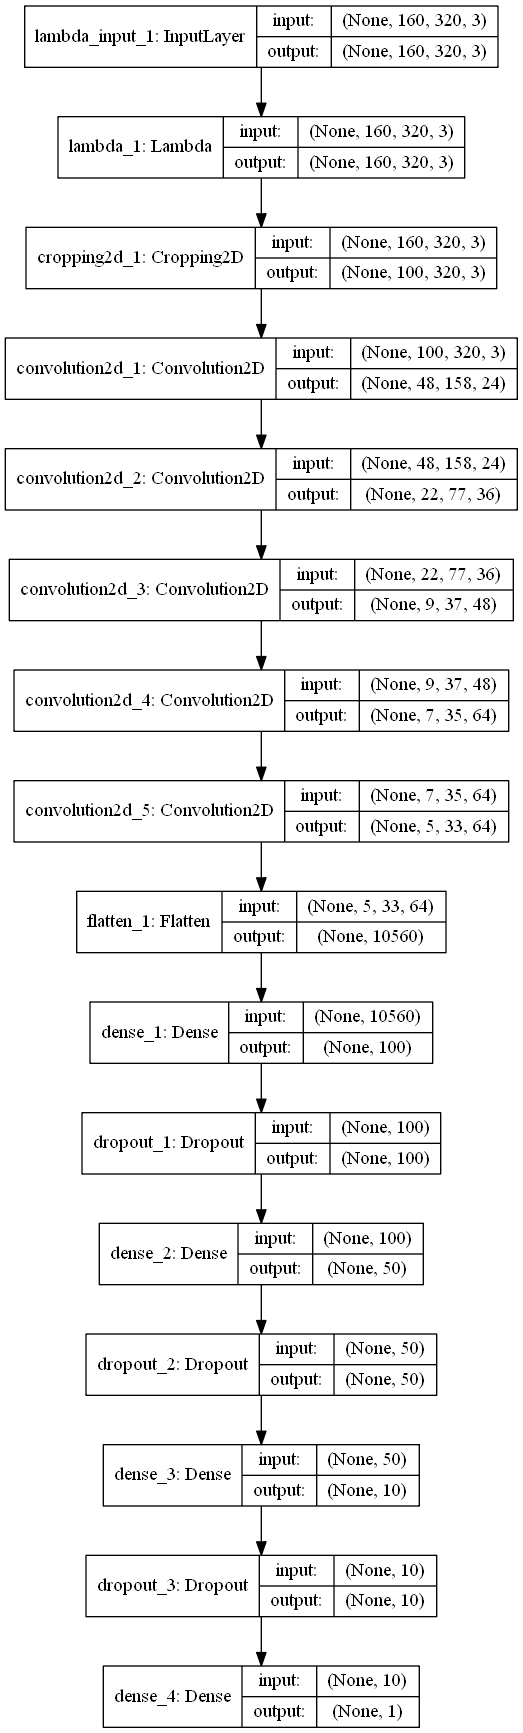

Here is the Python script that generated this plot:
import csv
import cv2
import numpy as np
import sklearn
import matplotlib.pyplot as plt
from keras.models import Sequential, Model
from keras.layers import Flatten, Dense, Lambda, Cropping2D, Convolution2D, Dropout, ELU
from keras.callbacks import ModelCheckpoint, Callback
from sklearn.model_selection import train_test_split
from sklearn.utils import shuffle

def saveImage(img, filename='image'):
    '''
    Utility function to save images for visualization.
    '''
    # opencv needs BGR colorspace
    cv2.imwrite(filename, cv2.cvtColor(img, cv2.COLOR_RGB2BGR))

def addDistortion(img):
    ''' 
    Method to add random brightness, shadows, and a shift in the horizon height.
    '''
    from skimage.exposure import adjust_gamma

    # add random brightness
    max_gamma = 0.1
    gamma = np.random.uniform(-1,1) * max_gamma + 1.0
    new_img = adjust_gamma(img, gamma)

    # add random shadow
    new_img = new_img.astype(float)
    h,w = new_img.shape[0:2]
    [top, bottom] = np.random.choice(np.arange(0,w,1), 2, replace=False)
    s = np.random.uniform(0.6,0.8)
    m = h / (bottom - top)
    b = -m * top
    for i in range(h):
        x = int((i - b) / m)
        if x < 0:
            x = 0
        if m > 0:
            new_img[i,:x,:] *= s
        else:
            new_img[i,x:,:] *= s

    # add random horizon shift
    h,w = new_img.shape[0:2]
    s = np.random.uniform(-15,15)
    M = np.float32([[1,0,0],[0,1,s]])
    new_img = cv2.warpAffine(new_img,M,(w,h))

    return new_img.astype(np.uint8)

def generator(data, batch_size=128):
    '''
    Method to generate data in parallel with training the network in batches.
    Random probablity to flip the image and angle as well as randomyl apply 
    distortion.
    '''
    num_samples = len(data)
    while 1: # Loop forever so the generator never terminates
        shuffle(samples)
        for offset in range(0, num_samples, batch_size):
            batch_samples = data[offset:offset+batch_size]

            images = []
            steering_angles = []
            for sample in batch_samples:

                # read in images randomly from center, left, or right cameras
                camera = np.random.randint(3)
                img = cv2.cvtColor(cv2.imread(sample[camera]), cv2.COLOR_BGR2RGB)
                steering = float(sample[3])

                # create adjusted steering measurements for the side camera images
                correction = 0.125 # this is a parameter to tune
                if camera == 1:
                    steering = steering + correction
                if camera == 2:
                    steering = steering - correction

                # randomly (50%) augment images and angles by flipping
                flip = np.random.randint(2)
                if flip == 0:
                    img = np.fliplr(img)
                    steering = -steering

                # randomly (50%) add distortion
                distort = np.random.randint(2)
                if distort == 0:
                    img = addDistortion(img)

                # add images and angles to data set
                images.append(img)
                steering_angles.append(steering)

            X_train = np.array(images)
            y_train = np.array(steering_angles)
            yield shuffle(X_train, y_train)

# append training samples
csv_files = []
csv_files.append('./track1/driving_log.csv')
csv_files.append('./track1-3laps-reverse/driving_log.csv')
csv_files.append('./track1-1lap-recovery/driving_log.csv')
csv_files.append('./track1-1lap-recovery-reverse/driving_log.csv')
csv_files.append('./track2-many-laps/driving_log.csv')
csv_files.append('./track2-recovery/driving_log.csv')
csv_files.append('./track2-extra/driving_log.csv')
csv_files.append('./track2-corner/driving_log.csv')

# load training samples
print("Reading csv files...")
samples = []
for csv_file in csv_files:
    with open(csv_file) as csvfile:
        reader = csv.reader(csvfile, skipinitialspace=True)
        for line in reader:
            samples.append(line)
print("Read", len(samples), "samples.")

# split out 20% for validation
train_sample, validation_sample = train_test_split(samples, test_size=0.2)
print("train_sample:", len(train_sample), "validation_sample:",len(validation_sample))

# compile and train the model using the generator function
train_generator = generator(train_sample, batch_size=128)
validation_generator = generator(validation_sample, batch_size=128)

# add checkpoint funtion to save each epoch
checkpoint = ModelCheckpoint('model_{epoch:02d}.h5')

# the model and training
print("Training CNN...")
# CNN Model
# Adapted from Nvidia's Self Driving Car CNN model:
# http://images.nvidia.com/content/tegra/automotive/images/2016/solutions/pdf/end-to-end-dl-using-px.pdf
hp_drop = 0.5
model = Sequential()
model.add(Lambda(lambda x: (x / 255.0) - 0.5, input_shape=(160,320,3)))
model.add(Cropping2D(cropping=((40,20), (0,0))))
model.add(Convolution2D(24, 5, 5, subsample=(2,2), activation='relu'))
model.add(Convolution2D(36, 5, 5, subsample=(2,2), activation='relu'))
model.add(Convolution2D(48, 5, 5, subsample=(2,2), activation='relu'))
model.add(Convolution2D(64, 3, 3, activation='relu'))
model.add(Convolution2D(64, 3, 3, activation='relu'))
model.add(Flatten())
model.add(Dense(100))
model.add(Dropout(hp_drop))
model.add(Dense(50))
model.add(Dropout(hp_drop))
model.add(Dense(10))
model.add(Dropout(hp_drop))
model.add(Dense(1))
model.compile(loss='mse', optimizer='adam')
history_object = model.fit_generator(train_generator, samples_per_epoch=len(train_sample)*5, 
    validation_data=validation_generator, nb_val_samples=len(validation_sample), nb_epoch=100,
    callbacks=[checkpoint])

############ Plot the model for visualization only #############
#from keras.utils.visualize_util import plot
#plot(model, to_file='model.png', show_shapes=True)
################################################################

# visualize a model summary
print(model.summary())

# save final model
model.save('model.h5')

# save a vidsualization of the training loss
print(history_object.history.keys())
plt.plot(history_object.history['loss'])
plt.plot(history_object.history['val_loss'])
plt.title('model mean squared error loss')
plt.ylabel('mean squared error loss')
plt.xlabel('epoch')
plt.legend(['training set', 'validation set'], loc='upper right')
plt.savefig('history.png')
 